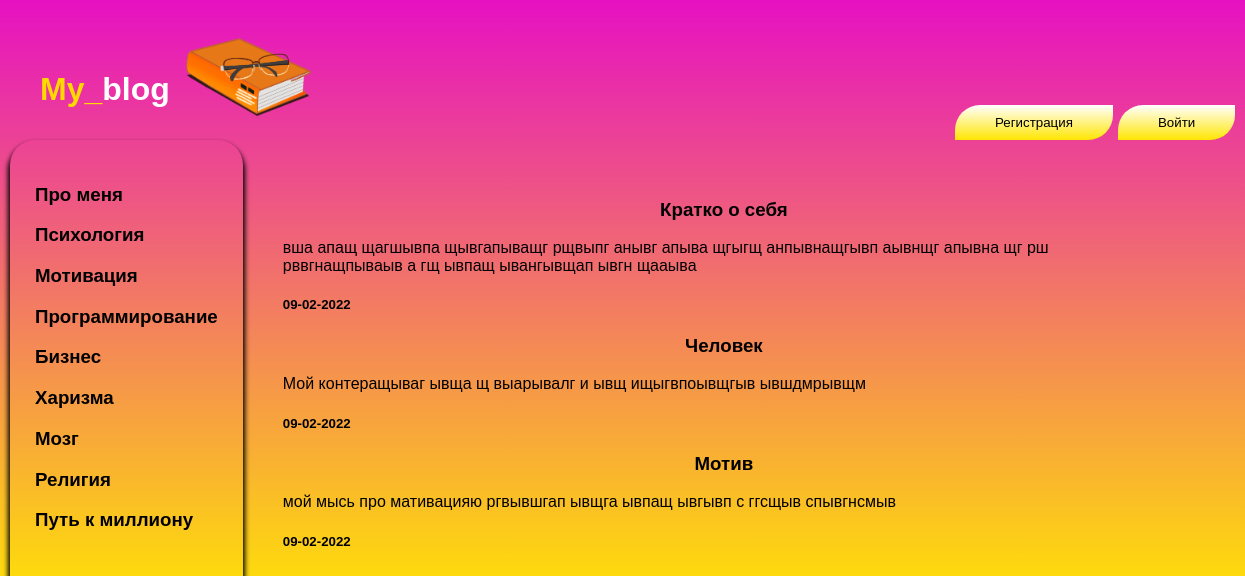
The page / on the database its author committed.
### Content/models.py (models this page shows, shortened)
class Category (models.Model):
    name = models.CharField(max_length=120)

class Blog (models.Model):
    category = models.ForeignKey(Category, on_delete=models.CASCADE, default=True ,null=True)
    title = models.CharField(max_length=120)
    content = models.TextField()
    date = models.DateTimeField()

### Content/views.py (the view)
# urls.py: path('',views.index, name='index' ),
def index(request):
    category = Category.objects.all()
    posts =Blog.objects.all()
    return render(request,'Content/posts.html',{'posts':posts,'category':category})

### Content/templates/Content/posts.html (shortened to what this page needs)
{% extends 'Content/base.html' %}
    {% block mainmenu %}
     {% for main in category %}
     <div >
       <a  href="{% url 'cat' main.id %}"><h3>{{main.name}}</h3></a>
     </div>
     {% endfor %}
    {% endblock %}
{%  block content %}
    {% for post in posts %}
     <a class="main" href="{% url 'one_post' post.id %}"><h3 align = 'center'>{{post.title}}</h3></a>
     <p>{{post.content}}</p>
     <h5>{{post.date|date:"d-m-Y"}}</h5>
     {% endfor %}
{% endblock %}

### Content/templates/Content/base.html (shortened to what this page needs)
{% load static %}
{% load socialaccount %}
<!DOCTYPE html>
<html lang="en">
<head>
    <link rel="stylesheet" href="{% static 'Content/css/style.css'%}">
</head>
<body>
    <div class=logo>
        <h1 class="logo">My_<span class="blog">blog</span> </h1>
        <img width="150px" src="{% static 'Content/imgs/book.png'%}" alt="">
   </div>
   {% if request.user.is_authenticated %}
   <div class="auth_r">
    <button class="btn" > <a   href="">{{request.user.username}}</a></button>
    <button class="btn" > <a   href="{% url 'log_out' %}">Выйти</a></button>
    </div>
    {% else %}
   <div class="auth_r">
    <button class="btn" > <a   href="{% url 'register' %}"> Регистрация </a></button>
    <button class="btn"  > <a  href="{% url 'login' %}"> Войти </a></button>
    </div>
    {% endif %}
    <div class="conteyner">
        <div class="header">
        {% block mainmenu %}{% endblock %}
        </div>
    <div class = "posts ">
       {% block content %}
       {% endblock %}
    </div>
</div>
</body>
</html>

### Content/static/Content/css/style.css (style rules this page uses)
body { padding: 0; margin:0; font-family:'Lucida Sans', 'Lucida Sans Regular', 'Lucida Grande', 'Lucida Sans Unicode', Geneva, Verdana, sans-serif; background: linear-gradient(180deg,#e611c2,#ffe602) no-repeat; }
.conteyner { display: flex; }
a h3 { color:black; }
a { text-decoration: none; }
.header { display:block; margin-left: 10px;; padding: 25px; border-radius: 25px; box-shadow: 0 5px 5px 2px black; }
.posts { display: block; padding: 40px; }
.blog { color:#ffffff; font-weight: 700; }
.main { margin: auto; }
.logo { padding-left: 20px; display: flex; padding-top: 25px; color: rgb(255, 217, 0); }
.btn { padding: 5px 40px; margin-left: 5px; background: linear-gradient(180deg,#ffffff,#ffe602) no-repeat; border: 0; border-radius: 25px 0 25px 0; margin-top: -35px; }
.btn a { font-weight: 500; color:black; }
.auth_r { margin-left: 950px; margin-top: 10px; display: flex; }

### rows shown on the page
Category: name "Про меня"
Category: name "Психология"
Category: name "Мотивация"
Category: name "Программирование"
Category: name "Бизнес"
Category: name "Харизма"
Category: name "Мозг"
Category: name "Религия"
Category: name "Путь к миллиону"
Blog: title "Кратко о себя", content "вша апащ щагшывпа щывгапыващг рщвыпг анывг апыва щгыгщ анпывнащгывп аывнщг апывна щг рш рввгнащпываыв а гщ ывпащ ывангывщап ывгн щааыва", date "09-02-2022"
Blog: title "Человек", content "Мой контеращываг ывща щ выарывалг и ывщ ищыгвпоывщгыв ывшдмрывщм", date "09-02-2022"
Blog: title "Мотив", content "мой мысь про мативацияю ргвывшгап ывщга ывпащ ывгывп с ггсщыв спывгнсмыв", date "09-02-2022"
